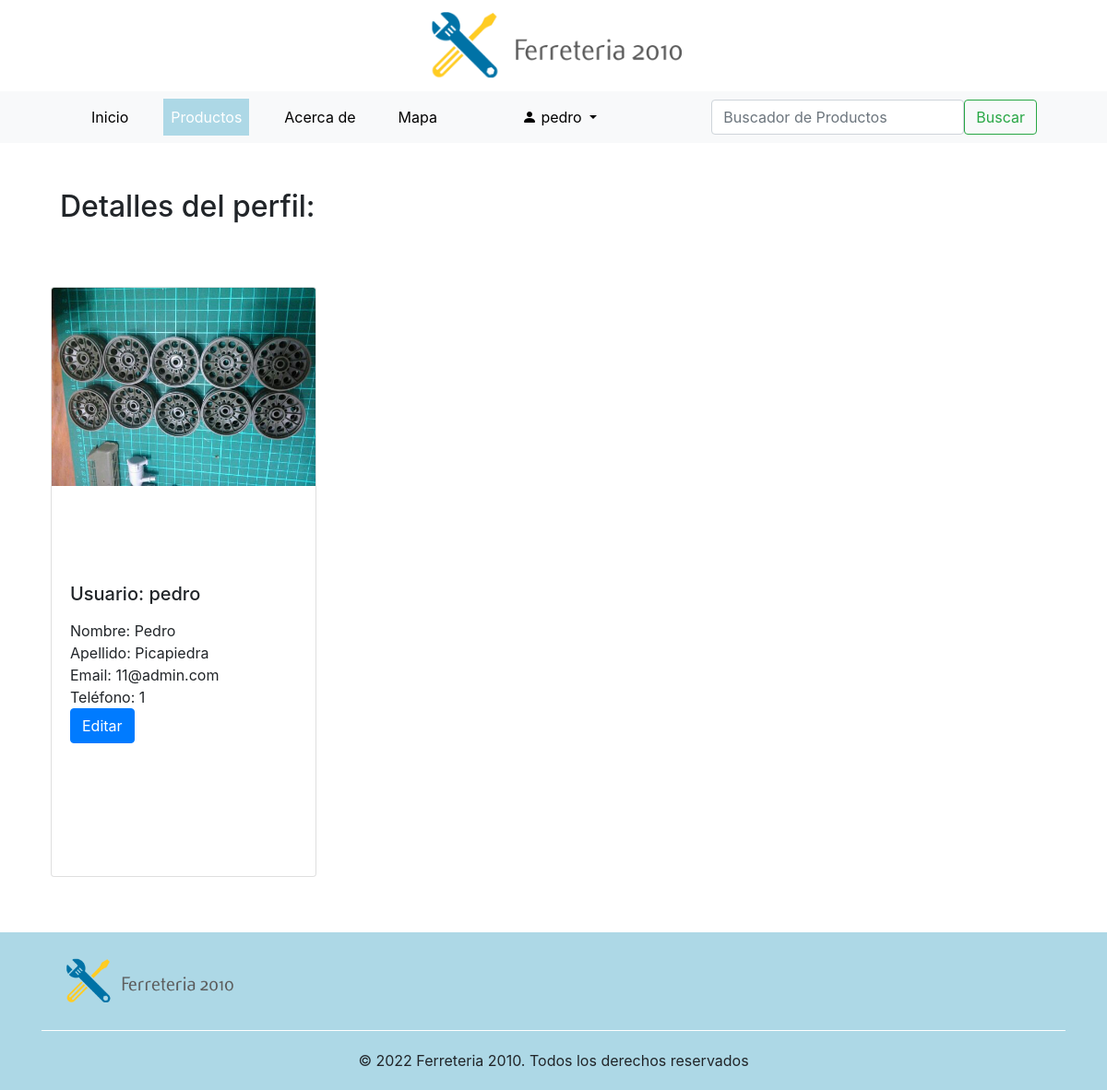
Page /accounts/profile/ (signed in) on the committed database.
### accounts/models.py (models this page shows)
class User_profile(models.Model):
    username = models.OneToOneField(User, on_delete=models.CASCADE, related_name='User_profile')
    first_name = models.CharField(max_length=50, default='')
    last_name = models.CharField(max_length=20, default='')
    email = models.CharField(max_length=50, default='')
    phone = models.CharField(max_length=15, default='')
    image = models.ImageField(upload_to = 'profile_images', default='')
    class Meta:
        verbose_name = 'Perfil de usuario'
        verbose_name_plural = 'Perfiles de usuario'

### accounts/views.py (the view)
# urls.py: path('profile/', profile_view, name='profile'),
def profile_view(request):
   if request.user.is_authenticated:
      try:
         grupo = usuario_logueado(request)
         username  = request.user.username
         id_usuario = list(User.objects.filter(username__icontains = username).values_list('id', flat=True))
         profile =  User_profile.objects.get(username_id = id_usuario[0])
         value = True
         context = {'object':profile, 'grupo':grupo, 'value':value}
         render(request, 'accounts/profile.html', context=context)
         return render(request, 'accounts/profile.html', context=context)
      except ObjectDoesNotExist:
         error = 'El usuario no posee perfil'
         value = False
         context = {'errors':error, 'grupo':grupo, 'value':value}
         return render(request, 'accounts/profile.html', context=context)
   else:
      return redirect('index')

### django_base/functions.py (called while the page is built)
def usuario_logueado(request):
    if request.user.is_authenticated:
        username  = request.user.username
        id_usuario = User.objects.filter(username__icontains = username).values('id')
        lista_grupo = list(Group.objects.filter(user__in = id_usuario).values_list('name', flat=True))
        for grupo in lista_grupo:
            if grupo == 'Ferreteria':
                return True
            else:
                return False
    else:
        return False

### templates/accounts/profile.html (shortened to what this page needs)
{% extends 'base.html' %}
{% load static %}
{% block nav_productos_activo %}active{% endblock %}
{% block contenido %}
    <div class="titulo_seccion"><h2>Detalles del perfil:</h2></div>
    {% if value == True %}
    <div class="card" style="width: 18rem; float: left; margin: 10px; height: 640px;">
        <div class="images_box">
            <img src="{{ object.image.url }}" class="card-img-top" alt="...">
        </div>
        <div class="card-body">
            <h5 class="card-title" style="text-align: left;">Usuario: {{ object.username }}</h5>
            Nombre: {{ object.first_name }}<br>
            Apellido: {{ object.last_name }}<br>
            Email: {{ object.email }}<br>
            Teléfono: {{ object.phone }}<br>
            <a href="/accounts/update-profile/{{object.id}}" class="btn btn-primary">Editar</a>
        </div>
    </div>
    {% endif %}
{% endblock %}

### templates/base.html (shortened to what this page needs)
<!DOCTYPE html>
<html lang="en">
<head>
    {% load static %}
    <link rel="stylesheet" href="https://cdn.jsdelivr.net/npm/bootstrap@4.6.1/dist/css/bootstrap.min.css">
    <link rel="stylesheet" href="https://cdn.jsdelivr.net/npm/bootstrap-icons@1.8.3/font/bootstrap-icons.css">
    <link rel="stylesheet" href="{% static 'assets/css/custom.css' %}">
  </head>
<body>
  <div class="logo"><a href="\" style="cursor: auto;"><img src="{% static 'assets/images/logo.png' %}" alt="Ferreteria 2010" width="300px"></a></div>
  <header style="background-color:#f8f9fa">
    <div class="container" >
        <nav class="navbar navbar-expand-lg bg-light">
            <div class="container-fluid">
              <div class="collapse navbar-collapse" id="navbarSupportedContent">
                <ul class="navbar-nav me-auto mb-2 mb-lg-0">
                  <li class="nav-item {% block nav_inicio_activo %}{% endblock %}">
                    <a class="nav-link" aria-current="page" href="\">Inicio</a>
                  </li>
                  <li class="nav-item {% block nav_productos_activo %}{% endblock %}">
                    <a class="nav-link" href="/productos/">Productos</a>
                  </li>
                  <li class="nav-item {% block nav_about_activo %}{% endblock %}">
                    <a class="nav-link" aria-current="page" href="/about">Acerca de</a>
                  </li>
                  <li class="nav-item {% block nav_map_activo %}{% endblock %}">
                    <a class="nav-link" aria-current="page" href="/map">Mapa</a>
                  </li>
                  {% if request.user.is_authenticated %}
                  <li class="nav-item {% block nav_usuario %}{% endblock %}">
                    <a class="nav-link" href="/accounts/profile/"></a>
                  </li>
                  <li class="nav-item dropdown {% block nav_usuario_activo %}{% endblock %}">
                    <a class="nav-link dropdown-toggle" href="#" id="navbarDropdown" role="button" data-bs-toggle="dropdown" aria-expanded="false">
                       <i class="bi bi-person-fill"></i> {{request.user.username}}
                    </a>
                  </li>
                  {% else %}
                  <li class="nav-item {% block nav_login_activo %}{% endblock %}">
                    <a class="nav-link" href="/accounts/login/">Iniciar Sesión</a>
                  </li>
                  {% endif %}
                </ul>
              </div>
              <div>
                <form class="d-flex" role="search" action = "/productos/search-product/" method="GET">
                  <input class="form-control me-2" type="text" placeholder="Buscador de Productos" aria-label="Search"  name = 'search'>
                  <button class="btn btn-outline-success" type="submit">Buscar</button>
                </form>
              </div>
            </div>
        </nav>
    </div>
  </header>
  <div class="container" style="overflow: hidden;">
    {% block contenido %}
    {% endblock %}
  </div>
  <footer class="footer">
    <div class="container">
      <div class="row align-items-start" style="margin: 20px 0px;">
        <div class="col">
          <img src="{% static 'assets/images/logo.png' %}" alt="Ferreteria 2010" width="200px">
        </div>
      </div>
      <div style="text-align: center; padding: 20px 0px; border-top: 1px solid #fff;">
        © 2022  Ferreteria 2010. Todos los derechos reservados
      </div>
    </div>
  </footer>
</body>
</html>

### productos/static/assets/css/custom.css (style rules this page uses)
.card { width: 18rem; float: left; margin: 10px; height: 700px; }
.images_box { min-height: 300px; }
.titulo_seccion { border-radius: 1px solid #cecece; padding: 20px; margin: 30px 0px; }
.logo { width: 100%; text-align: center; }
.navbar-nav .active { background-color:lightblue; }
.navbar-nav li { margin: 0px 15px }
.navbar-nav a { color: #000; }
.navbar-nav .active a { color: #fff; }
.footer { background-color:lightblue; overflow: hidden; margin-top: 50px; }
.row { margin: 40px 10px; }

### rows in the picture
User_profile: image (picture), username "pedro", first_name "Pedro", last_name "Picapiedra", email "11@admin.com", phone "1"

### other values in the picture
{{ request.user.username }} "pedro"
